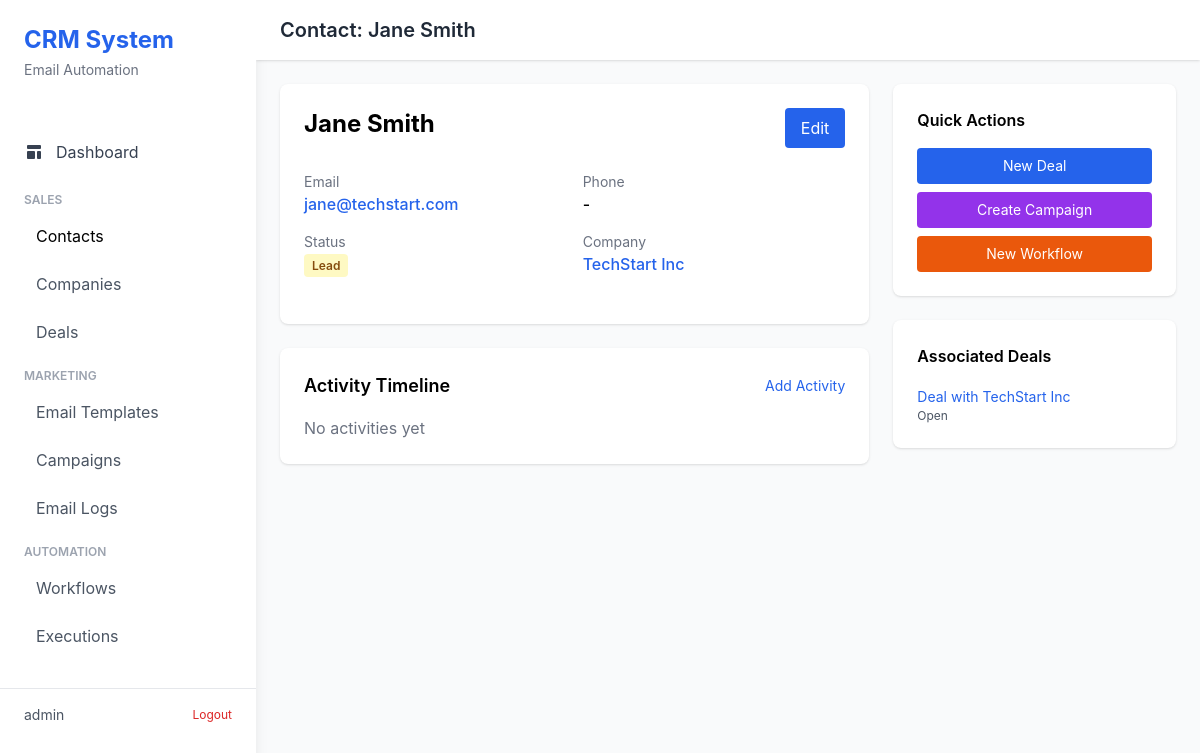
/contacts/2/ (signed in), run on the app's committed database.
### contacts/models.py (models this page shows, shortened)
class Contact(models.Model):
    STATUS_CHOICES = [
        ('lead', 'Lead'),
        ('prospect', 'Prospect'),
        ('customer', 'Customer'),
        ('archived', 'Archived'),
    ]
    first_name = models.CharField(max_length=255)
    last_name = models.CharField(max_length=255)
    email = models.EmailField(unique=True)
    phone = models.CharField(max_length=20, blank=True, null=True)
    company = models.ForeignKey(Company, on_delete=models.SET_NULL, null=True, blank=True, related_name='contacts')
    status = models.CharField(max_length=20, choices=STATUS_CHOICES, default='lead')
    tags = models.CharField(max_length=500, blank=True, help_text="Comma-separated tags")
    notes = models.TextField(blank=True)
    assigned_to = models.ForeignKey(User, on_delete=models.SET_NULL, null=True, blank=True, related_name='assigned_contacts')
    created_at = models.DateTimeField(auto_now_add=True)
    updated_at = models.DateTimeField(auto_now=True)
    class Meta:
        ordering = ['-created_at']
    @property
    def full_name(self):
        return f"{self.first_name} {self.last_name}"

class Company(models.Model):
    name = models.CharField(max_length=255)
    domain = models.CharField(max_length=255, blank=True, null=True, unique=True)
    industry = models.CharField(max_length=100, blank=True, null=True)
    size_choices = [
        ('1-10', '1-10'),
        ('11-50', '11-50'),
        ('51-200', '51-200'),
        ('201-500', '201-500'),
        ('501-1000', '501-1000'),
        ('1000+', '1000+'),
    ]
    size = models.CharField(max_length=20, choices=size_choices, blank=True, null=True)
    created_at = models.DateTimeField(auto_now_add=True)
    updated_at = models.DateTimeField(auto_now=True)
    class Meta:
        verbose_name_plural = "Companies"
        ordering = ['-created_at']

### deals/models.py (models this page shows, shortened)
class Deal(models.Model):
    STATUS_CHOICES = [
        ('open', 'Open'),
        ('won', 'Won'),
        ('lost', 'Lost'),
    ]
    title = models.CharField(max_length=255)
    description = models.TextField(blank=True)
    value = models.DecimalField(max_digits=12, decimal_places=2)
    currency = models.CharField(max_length=3, default='USD')
    contact = models.ForeignKey(Contact, on_delete=models.CASCADE, related_name='deals')
    company = models.ForeignKey(Company, on_delete=models.SET_NULL, null=True, blank=True, related_name='deals')
    pipeline = models.ForeignKey(Pipeline, on_delete=models.PROTECT)
    stage = models.ForeignKey(Stage, on_delete=models.SET_NULL, null=True, blank=True)
    status = models.CharField(max_length=20, choices=STATUS_CHOICES, default='open')
    assigned_to = models.ForeignKey(User, on_delete=models.SET_NULL, null=True, blank=True, related_name='assigned_deals')
    close_date = models.DateField(null=True, blank=True)
    created_at = models.DateTimeField(auto_now_add=True)
    updated_at = models.DateTimeField(auto_now=True)
    class Meta:
        ordering = ['-created_at']

### contacts/views.py (the view)
# urls.py: path('<int:pk>/', views.ContactDetailView.as_view(), name='contact_detail'),
class ContactDetailView(LoginRequiredMixin, DetailView):
    model = Contact
    template_name = 'contacts/contact_detail.html'
    context_object_name = 'contact'
    def get_context_data(self, **kwargs):
        context = super().get_context_data(**kwargs)
        contact = self.get_object()
        context['activities'] = contact.activities.all()
        context['deals'] = contact.deals.all()
        context['activity_types'] = Activity.ACTIVITY_TYPE_CHOICES
        return context

### templates/contacts/contact_detail.html (shortened to what this page needs)
{% extends 'base.html' %}
{% block header %}Contact: {{ contact.full_name }}{% endblock %}
{% block content %}
<div class="grid grid-cols-1 lg:grid-cols-3 gap-6">
    <div class="lg:col-span-2">
        <div class="bg-white rounded-lg shadow p-6 mb-6">
            <div class="flex justify-between items-start mb-6">
                <h2 class="text-2xl font-bold">{{ contact.full_name }}</h2>
                <a href="{% url 'contacts:contact_update' contact.id %}" class="px-4 py-2 bg-blue-600 text-white rounded hover:bg-blue-700">
                    Edit
                </a>
            </div>
            <div class="grid grid-cols-2 gap-4 mb-6">
                <div>
                    <p class="text-sm text-gray-500">Email</p>
                    <p class="font-medium"><a href="mailto:{{ contact.email }}" class="text-blue-600">{{ contact.email }}</a></p>
                </div>
                <div>
                    <p class="text-sm text-gray-500">Phone</p>
                    <p class="font-medium">{{ contact.phone|default:"-" }}</p>
                </div>
                <div>
                    <p class="text-sm text-gray-500">Status</p>
                    <p class="font-medium">
                        <span class="px-2 py-1 rounded text-xs font-semibold {% if contact.status == 'lead' %}bg-yellow-100 text-yellow-800{% elif contact.status == 'prospect' %}bg-blue-100 text-blue-800{% elif contact.status == 'customer' %}bg-green-100 text-green-800{% else %}bg-gray-100 text-gray-800{% endif %}">
                            {{ contact.get_status_display }}
                        </span>
                    </p>
                </div>
                <div>
                    <p class="text-sm text-gray-500">Company</p>
                    <p class="font-medium">
                        {% if contact.company %}
                            <a href="{% url 'contacts:company_detail' contact.company.id %}" class="text-blue-600">
                                {{ contact.company.name }}
                            </a>
                        {% else %}
                            -
                        {% endif %}
                    </p>
                </div>
            </div>
        </div>
        <div class="bg-white rounded-lg shadow p-6">
            <div class="flex justify-between items-center mb-4">
                <h3 class="text-lg font-semibold">Activity Timeline</h3>
                <a href="{% url 'contacts:activity_create' contact.id %}" class="text-blue-600 hover:underline text-sm">Add Activity</a>
            </div>
            <div class="space-y-4">
                {% for activity in activities %}
                    <div class="flex items-start pb-4 border-b last:border-b-0">
                        <div class="flex-shrink-0 w-3 h-3 mt-2 rounded-full bg-blue-500"></div>
                        <div class="ml-4 flex-1">
                            <p class="font-medium">{{ activity.title }}</p>
                            <p class="text-sm text-gray-600">{{ activity.description }}</p>
                            <p class="text-xs text-gray-500 mt-1">{{ activity.activity_type|title }} - {{ activity.created_at|date:"M d, Y H:i" }}</p>
                        </div>
                    </div>
                {% empty %}
                    <p class="text-gray-500">No activities yet</p>
                {% endfor %}
            </div>
        </div>
    </div>
    <div>
        <div class="bg-white rounded-lg shadow p-6 mb-6">
            <h3 class="font-semibold mb-4">Quick Actions</h3>
            <div class="space-y-2">
                <a href="{% url 'deals:deal_create' %}" class="block px-4 py-2 bg-blue-600 text-white rounded text-center hover:bg-blue-700 text-sm">
                    New Deal
                </a>
                <a href="{% url 'emails:campaign_create' %}" class="block px-4 py-2 bg-purple-600 text-white rounded text-center hover:bg-purple-700 text-sm">
                    Create Campaign
                </a>
                <a href="{% url 'automations:workflow_create' %}" class="block px-4 py-2 bg-orange-600 text-white rounded text-center hover:bg-orange-700 text-sm">
                    New Workflow
                </a>
            </div>
        </div>
        <div class="bg-white rounded-lg shadow p-6">
            <h3 class="font-semibold mb-4">Associated Deals</h3>
            {% if deals %}
                <ul class="space-y-2">
                    {% for deal in deals %}
                        <li>
                            <a href="{% url 'deals:deal_detail' deal.id %}" class="text-blue-600 hover:underline text-sm">
                                {{ deal.title }}
                            </a>
                            <p class="text-xs text-gray-600">{{ deal.get_status_display }}</p>
                        </li>
                    {% endfor %}
                </ul>
            {% else %}
                <p class="text-gray-500 text-sm">No deals yet</p>
            {% endif %}
        </div>
    </div>
</div>
{% endblock %}

### templates/base.html (shortened to what this page needs)
<!DOCTYPE html>
<html lang="en">
<head>
    <script src="https://cdn.tailwindcss.com"></script>
</head>
<body class="bg-gray-50">
    <div class="flex h-screen">
        <div class="w-64 bg-white shadow-lg overflow-y-auto">
            <div class="p-6">
                <h1 class="text-2xl font-bold text-blue-600">CRM System</h1>
                <p class="text-sm text-gray-500 mt-1">Email Automation</p>
            </div>
            <nav class="mt-6">
                <a href="{% url 'dashboard' %}" class="block px-6 py-3 {% if request.resolver_match.url_name == 'dashboard' %}sidebar-active{% else %}text-gray-700 hover:bg-gray-100{% endif %}">
                    <span class="flex items-center">
                        Dashboard
                    </span>
                </a>
                <div class="mt-4 px-6">
                    <p class="text-xs font-semibold text-gray-400 uppercase">Sales</p>
                    <a href="{% url 'contacts:contact_list' %}" class="block mt-2 px-3 py-2 rounded {% if request.resolver_match.app_name == 'contacts' %}sidebar-active{% else %}text-gray-600 hover:bg-gray-100{% endif %}">
                        Contacts
                    </a>
                    <a href="{% url 'contacts:company_list' %}" class="block mt-2 px-3 py-2 rounded {% if request.resolver_match.url_name == 'company_list' %}sidebar-active{% else %}text-gray-600 hover:bg-gray-100{% endif %}">
                        Companies
                    </a>
                    <a href="{% url 'deals:deal_list' %}" class="block mt-2 px-3 py-2 rounded {% if request.resolver_match.app_name == 'deals' %}sidebar-active{% else %}text-gray-600 hover:bg-gray-100{% endif %}">
                        Deals
                    </a>
                </div>
                <div class="mt-4 px-6">
                    <p class="text-xs font-semibold text-gray-400 uppercase">Marketing</p>
                    <a href="{% url 'emails:template_list' %}" class="block mt-2 px-3 py-2 rounded {% if request.resolver_match.url_name == 'template_list' %}sidebar-active{% else %}text-gray-600 hover:bg-gray-100{% endif %}">
                        Email Templates
                    </a>
                    <a href="{% url 'emails:campaign_list' %}" class="block mt-2 px-3 py-2 rounded {% if request.resolver_match.url_name == 'campaign_list' %}sidebar-active{% else %}text-gray-600 hover:bg-gray-100{% endif %}">
                        Campaigns
                    </a>
                    <a href="{% url 'emails:log_list' %}" class="block mt-2 px-3 py-2 rounded {% if request.resolver_match.url_name == 'log_list' %}sidebar-active{% else %}text-gray-600 hover:bg-gray-100{% endif %}">
                        Email Logs
                    </a>
                </div>
                <div class="mt-4 px-6">
                    <p class="text-xs font-semibold text-gray-400 uppercase">Automation</p>
                    <a href="{% url 'automations:workflow_list' %}" class="block mt-2 px-3 py-2 rounded {% if request.resolver_match.url_name == 'workflow_list' %}sidebar-active{% else %}text-gray-600 hover:bg-gray-100{% endif %}">
                        Workflows
                    </a>
                    <a href="{% url 'automations:execution_list' %}" class="block mt-2 px-3 py-2 rounded {% if request.resolver_match.url_name == 'execution_list' %}sidebar-active{% else %}text-gray-600 hover:bg-gray-100{% endif %}">
                        Executions
                    </a>
                </div>
            </nav>
            <div class="mt-8 px-6 border-t pt-4">
                <div class="flex items-center justify-between">
                    <span class="text-sm text-gray-600">{{ user.username }}</span>
                    <a href="{% url 'account_logout' %}" class="text-xs text-red-600 hover:text-red-700">Logout</a>
                </div>
            </div>
        </div>
        <div class="flex-1 flex flex-col overflow-hidden">
            <header class="bg-white shadow">
                <div class="px-6 py-4 flex justify-between items-center">
                    <h2 class="text-xl font-semibold text-gray-800">{% block header %}Welcome{% endblock %}</h2>
                </div>
            </header>
            <main class="flex-1 overflow-auto">
                <div class="p-6">
                    {% block content %}{% endblock %}
                </div>
            </main>
        </div>
    </div>
</body>
</html>

### templates/base.html (style rules this page uses)
body { font-family: -apple-system, BlinkMacSystemFont, 'Segoe UI', Roboto, 'Helvetica Neue', Arial, sans-serif; }
.sidebar-active { @apply bg-blue-500 text-white; }

### data on the page
Contact: full_name "Jane Smith", email "jane@techstart.com", phone "-", status "Lead", company.name "TechStart Inc"
Deal: title "Deal with TechStart Inc", status "Open"

### other printed values
{{ user.username }} "admin"
